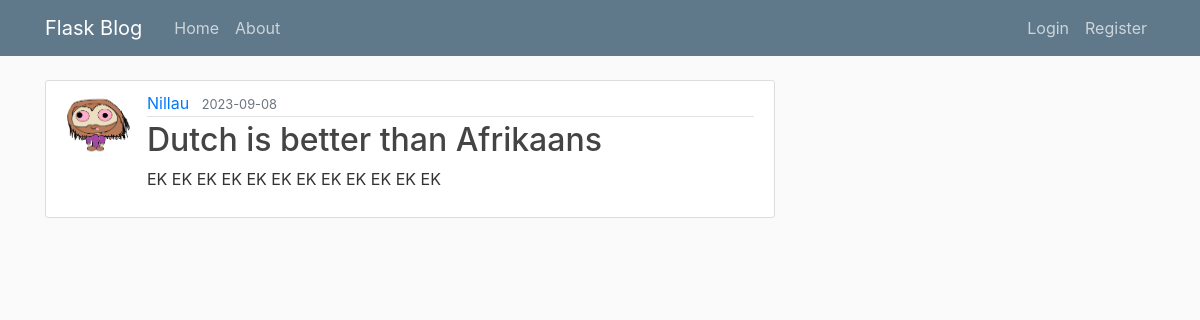
Screenshot of /post/3 with the database file from the repository.
### FlaskBlog/models.py (models this page shows, shortened)
class User(db.Model, UserMixin):
    id = db.Column(db.Integer, primary_key=True)  # Define the user's unique identifier as an Integer
    username = db.Column(db.String(20), unique=True, nullable=False)  # User's username, limited to 20 characters
    email = db.Column(db.String(120), unique=True, nullable=False)  # User's email, limited to 120 characters
    image_file = db.Column(db.String(20), nullable=False, default='default.jpg')  # User's profile image file
    password = db.Column(db.String(60), nullable=False)  # User's password, hashed and stored securely
    posts = db.relationship('Post', backref='author', lazy=True)  # Establish a one-to-many relationship with Post model

class Post(db.Model):
    id = db.Column(db.Integer, primary_key=True)  # Define the post's unique identifier as an Integer
    title = db.Column(db.String(100), nullable=False)  # Post title, limited to 100 characters
    date_posted = db.Column(db.DateTime, nullable=False, default=datetime.utcnow)  # Date the post was created
    content = db.Column(db.Text, nullable=False)  # Post content in text format
    user_id = db.Column(db.Integer, db.ForeignKey('user.id'), nullable=False)  # Foreign key linking posts to users

### FlaskBlog/routes.py (the view)
@app.route("/post/<int:post_id>")
def post(post_id):
    post = Post.query.get_or_404(post_id)
    return render_template('post.html', title=post.title, post=post)

### FlaskBlog/templates/post.html (shortened to what this page needs)
{% extends "layout.html" %}
{% block content %}
  <article class="media content-section">
    <img class="rounded-circle article-img" src="{{ url_for('static', filename='profile_pics/' + post.author.image_file) }}">
    <div class="media-body">
      <div class="article-metadata">
        <a class="mr-2" href="#">{{ post.author.username }}</a>
        <small class="text-muted">{{ post.date_posted.strftime('%Y-%m-%d') }}</small>
      </div>
      <h2 class="article-title">{{ post.title }}</h2>
      <p class="article-content">{{ post.content }}</p>
    </div>
  </article>
{% endblock content %}

### FlaskBlog/static/main.css (style rules this page uses)
body { background: #fafafa; color: #333333; margin-top: 5rem; }
h1, h2, h3, h4, h5, h6 { color: #444444; }
.content-section { background: #ffffff; padding: 10px 20px; border: 1px solid #dddddd; border-radius: 3px; margin-bottom: 20px; }
.article-title { color: #444444; }
.article-content { white-space: pre-line; }
.article-img { height: 65px; width: 65px; margin-right: 16px; }
.article-metadata { padding-bottom: 1px; margin-bottom: 4px; border-bottom: 1px solid #e3e3e3 }

### rows the page displays
User: image_file (placeholder picture), author.username "Nillau"
Post: date_posted "2023-09-08", title "Dutch is better than Afrikaans", content "EK EK EK EK EK EK EK EK EK EK EK EK"
